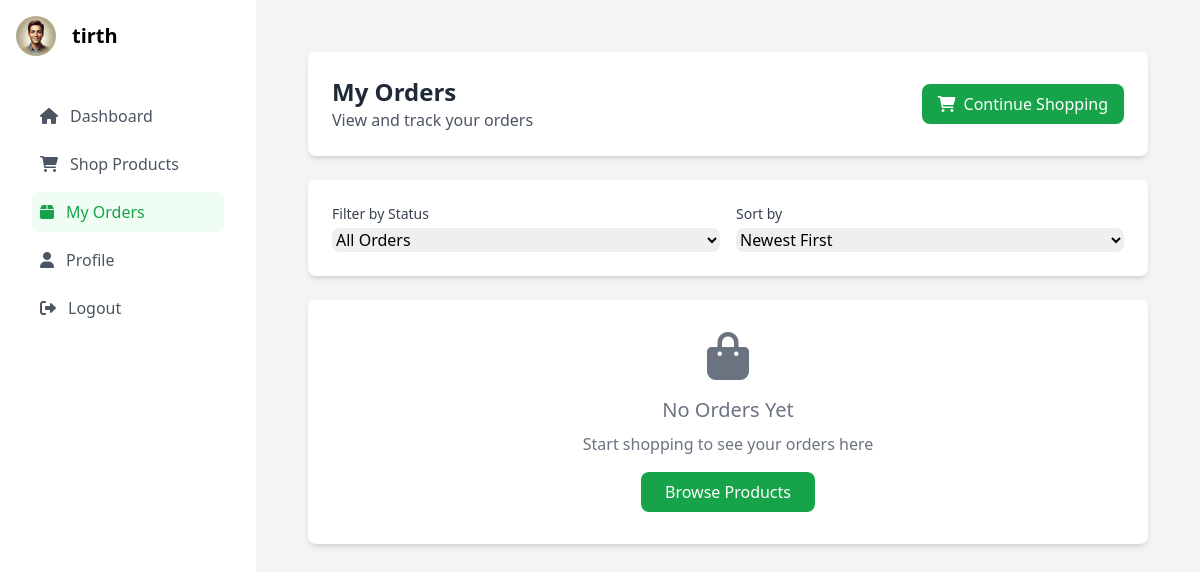
Before: /customer/orders/ (signed in) with the older database file.
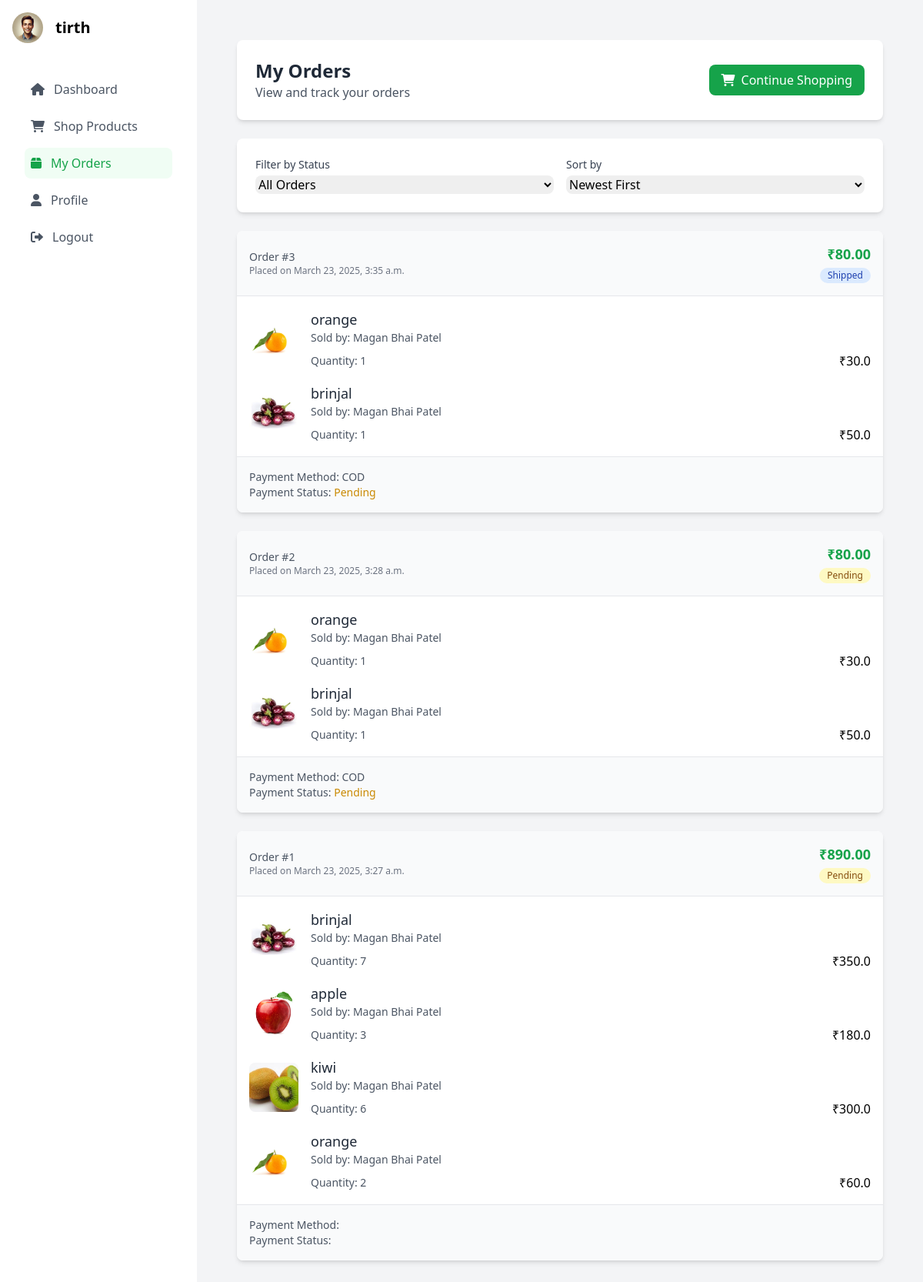
After: the same page with the newer database file.
### api/models.py (models this page shows, shortened)
class Order(models.Model):
    STATUS_CHOICES = [
        ('Pending', 'Pending'),
        ('Shipped', 'Shipped'),
        ('Delivered', 'Delivered'),
        ('Cancelled', 'Cancelled'),
    ]
    PAYMENT_STATUS_CHOICES = [
        ('Pending', 'Pending'),
        ('Completed', 'Completed'),
        ('Failed', 'Failed'),
    ]
    order_id = models.AutoField(primary_key=True)
    customer = models.ForeignKey(User, on_delete=models.CASCADE)
    total_price = models.DecimalField(max_digits=10, decimal_places=2)
    order_date = models.DateTimeField(auto_now_add=True)
    order_status = models.CharField(max_length=20, choices=STATUS_CHOICES, default='Pending')
    placed_at = models.DateTimeField(auto_now_add=True)
    payment_status = models.CharField(max_length=20, choices=PAYMENT_STATUS_CHOICES, default='Pending')

class OrderItem(models.Model):
    order = models.ForeignKey(Order, on_delete=models.CASCADE)
    product = models.ForeignKey(Product, on_delete=models.CASCADE)
    quantity = models.PositiveIntegerField()
    price = models.DecimalField(max_digits=10, decimal_places=2)

class Product(models.Model):
    product_id = models.AutoField(primary_key=True)
    farmer = models.ForeignKey(FarmerProfile, on_delete=models.CASCADE)
    category = models.ForeignKey(Category, on_delete=models.CASCADE)
    product_name = models.CharField(max_length=100)
    description = models.TextField()
    price = models.DecimalField(max_digits=10, decimal_places=2)
    stock = models.PositiveIntegerField()
    image = models.ImageField(upload_to='products/')
    qr_code = models.ImageField(upload_to='qr_codes/', blank=True, null=True)
    created_at = models.DateTimeField(auto_now_add=True)

class FarmerProfile(models.Model):
    user = models.OneToOneField(User, on_delete=models.CASCADE)
    address = models.TextField()
    city = models.CharField(max_length=100)
    state = models.CharField(max_length=100)
    pincode = models.CharField(max_length=10)

class User(AbstractBaseUser, PermissionsMixin):
    ROLE_CHOICES = [
        ('Farmer', 'Farmer'),
        ('Customer', 'Customer'),
        ('Admin', 'Admin'),
        ('Verifier', 'Verifier'),
    ]
    user_id = models.AutoField(primary_key=True)
    full_name = models.CharField(max_length=100)
    email = models.EmailField(unique=True)
    phone_number = models.CharField(max_length=15)
    role = models.CharField(max_length=10, choices=ROLE_CHOICES, default='Customer')
    is_active = models.BooleanField(default=True)
    is_staff = models.BooleanField(default=False)
    objects = UserManager()
    USERNAME_FIELD = 'email'
    REQUIRED_FIELDS = ['full_name', 'phone_number']

class Payment(models.Model):
    PAYMENT_METHOD_CHOICES = [
        ('UPI', 'UPI'),
        ('Bank Transfer', 'Bank Transfer'),
        ('Wallet', 'Wallet'),
        ('COD', 'COD'),
    ]
    PAYMENT_STATUS_CHOICES = [
        ('Pending', 'Pending'),
        ('Success', 'Success'),
        ('Failed', 'Failed'),
    ]
    order = models.OneToOneField(Order, on_delete=models.CASCADE)
    payment_method = models.CharField(max_length=20, choices=PAYMENT_METHOD_CHOICES)
    transaction_id = models.CharField(max_length=50, blank=True, null=True)
    payment_status = models.CharField(max_length=20, choices=PAYMENT_STATUS_CHOICES, default='Pending')

### api/views.py (the view)
# urls.py: path('customer/orders/', views.customer_orders, name='customer_orders'),
@login_required
def customer_orders(request):
    if request.user.role != 'Customer':
        messages.error(request, 'Only customers can view their orders.')
        return redirect('home')
    status = request.GET.get('status', '')
    sort = request.GET.get('sort', '-placed_at')
    orders = Order.objects.filter(
        customer=request.user
    ).exclude(
        order_status='Cart'
    )
    if status:
        orders = orders.filter(order_status=status)
    orders = orders.order_by(sort).select_related(
        'payment'
    ).prefetch_related(
        'orderitem_set__product__farmer__user'
    )
    context = {
        'orders': orders,
        'current_status': status,
        'current_sort': sort,
    }
    return render(request, 'customer/orders.html', context)

### api/templatetags/custom_filters.py (called while the page is built)
@register.filter(name='multiply')
def multiply(value, arg):
    try:
        return float(value) * float(arg)
    except (ValueError, TypeError):
        return 0

### templates/customer/orders.html (shortened to what the changed rows need)
{% extends 'customer/customer_base.html' %}
{% load static %}
{% load custom_filters %}
{% block content %}
<div class="flex flex-col p-5">
    <div class="bg-white rounded-lg shadow-md p-6 mb-6">
        <div class="flex items-center justify-between">
            <div>
                <h1 class="text-2xl font-semibold text-gray-800">My Orders</h1>
            </div>
        </div>
    </div>
    <div class="space-y-6">
        {% for order in orders %}
        <div class="bg-white rounded-lg shadow-md overflow-hidden">
            <div class="p-4 bg-gray-50 border-b">
                <div class="flex items-center justify-between">
                    <div>
                        <p class="text-sm text-gray-600">Order #{{ order.order_id }}</p>
                        <p class="text-xs text-gray-500">Placed on {{ order.placed_at|date:"F j, Y, g:i a" }}</p>
                    </div>
                    <div class="text-right">
                        <p class="text-lg font-bold text-green-600">₹{{ order.total_price }}</p>
                        <span class="inline-flex items-center px-2.5 py-0.5 rounded-full text-xs font-medium
                            {% if order.order_status == 'Pending' %}bg-yellow-100 text-yellow-800
                            {% elif order.order_status == 'Shipped' %}bg-blue-100 text-blue-800
                            {% elif order.order_status == 'Delivered' %}bg-green-100 text-green-800
                            {% else %}bg-red-100 text-red-800{% endif %}">
                            {{ order.order_status }}
                        </span>
                    </div>
                </div>
            </div>
            <div class="p-4">
                <div class="space-y-4">
                    {% for item in order.orderitem_set.all %}
                    <div class="flex items-center gap-4">
                        <img src="{{ item.product.image.url }}" alt="{{ item.product.product_name }}"
                             class="w-16 h-16 object-cover rounded-lg">
                        <div class="flex-grow">
                            <h3 class="text-lg font-medium text-gray-800">{{ item.product.product_name }}</h3>
                            <p class="text-sm text-gray-600">
                                Sold by: {{ item.product.farmer.user.full_name }}
                            </p>
                            <div class="flex justify-between items-center mt-2">
                                <span class="text-sm text-gray-600">Quantity: {{ item.quantity }}</span>
                                <span class="font-medium">₹{{ item.price|multiply:item.quantity }}</span>
                            </div>
                        </div>
                    </div>
                    {% endfor %}
                </div>
            </div>
            <div class="p-4 bg-gray-50 border-t">
                <div class="flex items-center justify-between">
                    <div>
                        <p class="text-sm text-gray-600">
                            Payment Method: {{ order.payment.payment_method }}
                        </p>
                        <p class="text-sm text-gray-600">
                            Payment Status:
                            <span class="{% if order.payment.payment_status == 'Success' %}text-green-600
                                       {% elif order.payment.payment_status == 'Failed' %}text-red-600
                                       {% else %}text-yellow-600{% endif %}">
                                {{ order.payment.payment_status }}
                            </span>
                        </p>
                    </div>
                </div>
            </div>
        </div>
        {% empty %}
        <div class="bg-white rounded-lg shadow-md p-8 text-center">
            <div class="text-gray-500 mb-4">
                <i class="fas fa-shopping-bag fa-3x mb-4"></i>
                <h3 class="text-xl font-medium">No Orders Yet</h3>
                <p class="mt-2">Start shopping to see your orders here</p>
            </div>
            <a href="{% url 'shop_products' %}" class="inline-block bg-green-600 text-white px-6 py-2 rounded-lg hover:bg-green-700 transition-colors">
                Browse Products
            </a>
        </div>
        {% endfor %}
    </div>
</div>
{% endblock %}

Changed rows visible on the page:
added Order: order_id "3", placed_at "March 23, 2025, 3:35 a.m.", total_price "80.00", order_status "Shipped", payment.payment_method "COD", payment.payment_status "Pending"
added OrderItem: product.image (picture), product.product_name "orange", product.farmer.user.full_name "Magan Bhai Patel", quantity "1", price|multiply "30.0", shown under "3"
added OrderItem: product.image (picture), product.product_name "brinjal", product.farmer.user.full_name "Magan Bhai Patel", quantity "1", price|multiply "50.0", shown under "3"
added Order: order_id "2", placed_at "March 23, 2025, 3:28 a.m.", total_price "80.00", order_status "Pending", payment.payment_method "COD", payment.payment_status "Pending"
now on this page (row edited): OrderItem: product.image (picture), product.product_name "orange", product.farmer.user.full_name "Magan Bhai Patel", quantity "1", price|multiply "30.0", shown under "2"
added OrderItem: product.image (picture), product.product_name "brinjal", product.farmer.user.full_name "Magan Bhai Patel", quantity "1", price|multiply "50.0", shown under "2"
now on this page (row edited): Order: order_id "1", placed_at "March 23, 2025, 3:27 a.m.", total_price "890.00", order_status "Pending"
added OrderItem: product.image (picture), product.product_name "brinjal", product.farmer.user.full_name "Magan Bhai Patel", quantity "7", price|multiply "350.0", shown under "1"
now on this page (row edited): OrderItem: product.image (picture), product.product_name "apple", product.farmer.user.full_name "Magan Bhai Patel", quantity "3", price|multiply "180.0", shown under "1"
now on this page (row edited): OrderItem: product.image (picture), product.product_name "kiwi", product.farmer.user.full_name "Magan Bhai Patel", quantity "6", price|multiply "300.0", shown under "1"
now on this page (row edited): OrderItem: product.image (picture), product.product_name "orange", product.farmer.user.full_name "Magan Bhai Patel", quantity "2", price|multiply "60.0", shown under "1"
Other visible differences:
text no longer shown: "No Orders Yet Start shopping to see your orders here Browse Products"
